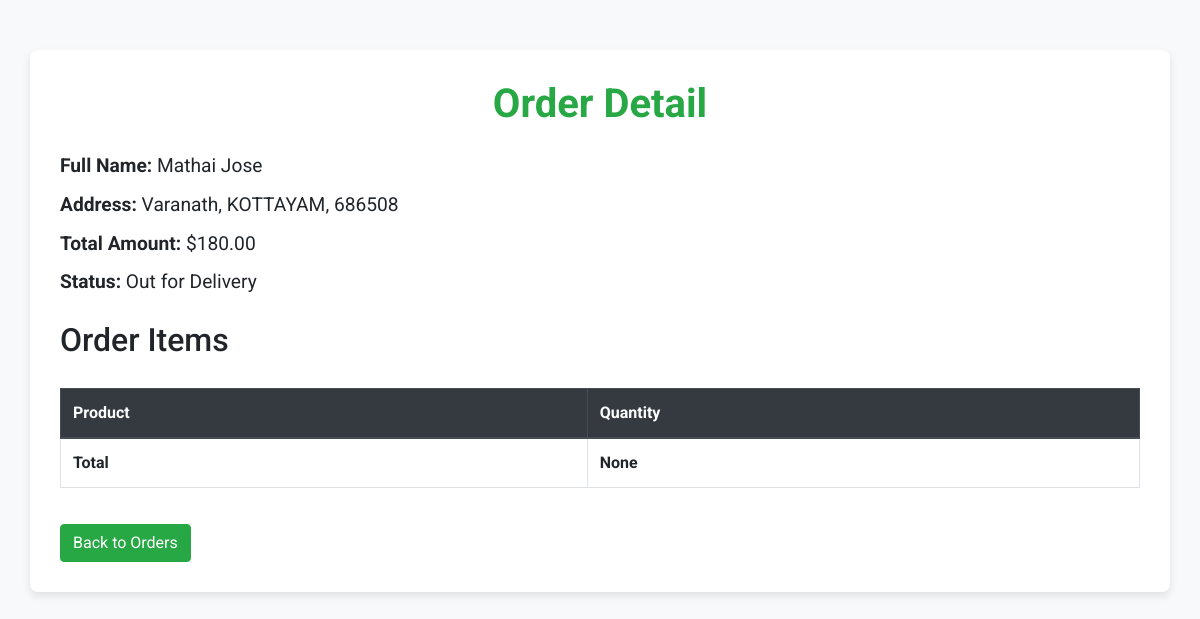
Page /adminordersiteam/45/ (signed in) on the committed database.
### pets/models.py (models this page shows, shortened)
class Order(models.Model):
    STATUS_CHOICES = [
        ('processing', 'Processing'),
        ('out_for_delivery', 'Out for Delivery'),
        ('shipped', 'Shipped'),
        ('delivered', 'Delivered'),
    ]
    user = models.ForeignKey(User, on_delete=models.CASCADE, default=False)
    fullname = models.CharField(max_length=255)
    address = models.CharField(max_length=255)
    city = models.CharField(max_length=100)
    postal_code = models.CharField(max_length=10)
    total_amount = models.DecimalField(max_digits=10, decimal_places=2)
    status = models.CharField(max_length=20, choices=STATUS_CHOICES, default='processing')
    created_at = models.DateTimeField(auto_now_add=True)

### pets/views.py (the view)
# urls.py: path('adminordersiteam/<int:order_id>/', views.order_detail_view, name='order_detail'),
@login_required
def order_detail_view(request, order_id):
    order = Order.objects.get(id=order_id)
    items = order.items.select_related('product').values('product__name', 'product__image').annotate(total_quantity=Sum('quantity'))
    total_quantity = order.items.aggregate(total=Sum('quantity'))['total']
    context = {'order': order, 'items': items, 'total_quantity': total_quantity}
    return render(request, 'order_detail.html', context)

### pets/templates/order_detail.html (shortened to what this page needs)
{% load static %}
{% block content %}
<!DOCTYPE html>
<html lang="en">
<head>
    <link rel="stylesheet" href="https://maxcdn.bootstrapcdn.com/bootstrap/4.5.2/css/bootstrap.min.css">
</head>
<body>
    <div class="container">
        <h1 class="text-center text-success mb-4">Order Detail</h1>
        <p><strong>Full Name:</strong> {{ order.fullname }}</p>
        <p><strong>Address:</strong> {{ order.address }}, {{ order.city }}, {{ order.postal_code }}</p>
        <p><strong>Total Amount:</strong> ${{ order.total_amount }}</p>
        <p><strong>Status:</strong> {{ order.get_status_display }}</p>
        <h2 class="mt-4">Order Items</h2>
        <div class="table-responsive">
            <table class="table table-bordered">
                <thead class="thead-dark">
                    <tr>
                        <th>Product</th>
                        <th>Quantity</th>
                    </tr>
                </thead>
                <tbody>
                    <tr class="font-weight-bold">
                        <td>Total</td>
                        <td>{{ total_quantity }}</td>
                    </tr>
                </tbody>
            </table>
        </div>
        <a href="{% url 'order_list_and_detail' %}" class="btn btn-success btn-back">Back to Orders</a>
    </div>
</body>
</html>
{% endblock %}

### pets/templates/order_detail.html (style rules this page uses)
body { font-family: 'Roboto', sans-serif; background-color: #f8f9fa; margin: 0; padding: 0; }
.container { margin-top: 50px; padding: 30px; border-radius: 8px; background-color: #fff; box-shadow: 0 4px 8px rgba(0, 0, 0, 0.1); }
h1 { font-size: 2.5rem; font-weight: 700; }
p { font-size: 1.2rem; margin: 10px 0; }
.table { margin-top: 20px; }
.btn-back { margin-top: 20px; }
.thead-dark th { background-color: #343a40; color: #fff; }
.font-weight-bold { font-weight: 700 !important; }

### rows in the picture
Order: fullname "Mathai Jose", address "Varanath", city "KOTTAYAM", postal_code "686508", total_amount "180.00", status "Out for Delivery"

### other values in the picture
{{ total_quantity }} "None"
